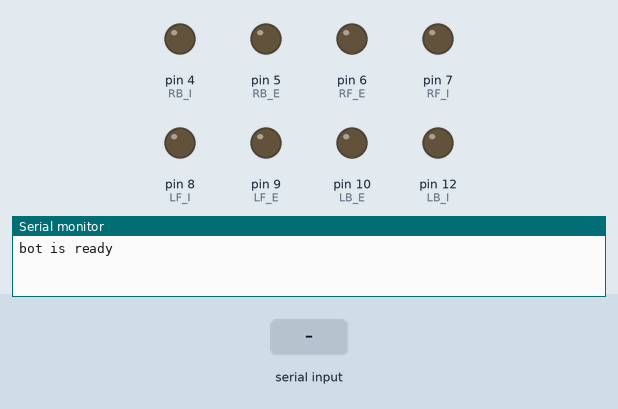
Simulated run of this sketch. Board: Arduino Uno, built with avr-gcc and run on an emulated ATmega328P. Shown: output pins drawn as LEDs (lit = HIGH), the last lines printed to the serial monitor. Inputs (shaded band) come from the test bench.

Above: at 1.2 s.
1.3 s: "w" received over the second serial link
At 2.5 s:
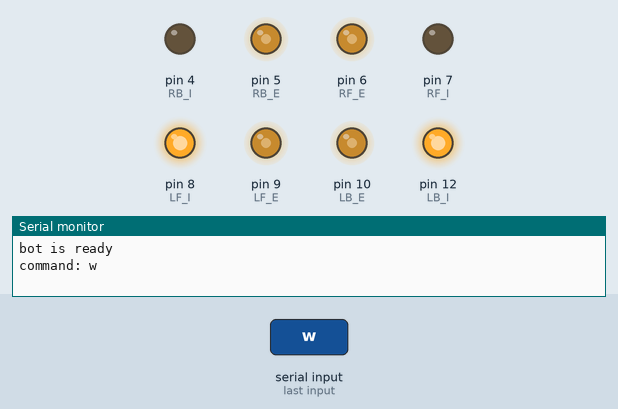
2.8 s: "s" received over the second serial link
At 3.9 s:
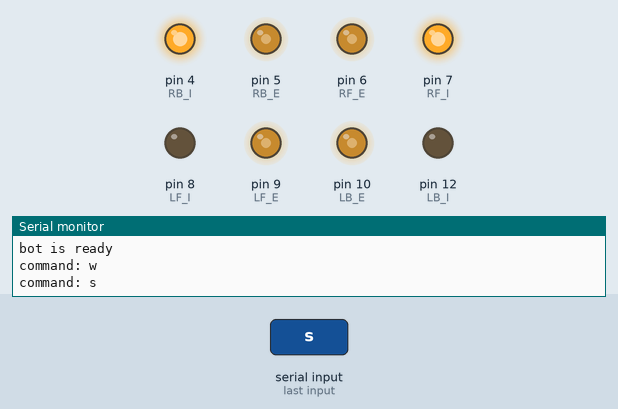
4.3 s: "a" received over the second serial link
At 5.0 s:
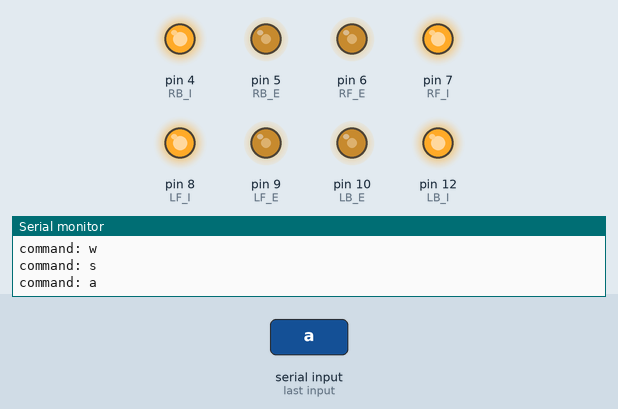
5.8 s: "d" received over the second serial link
At 6.2 s:
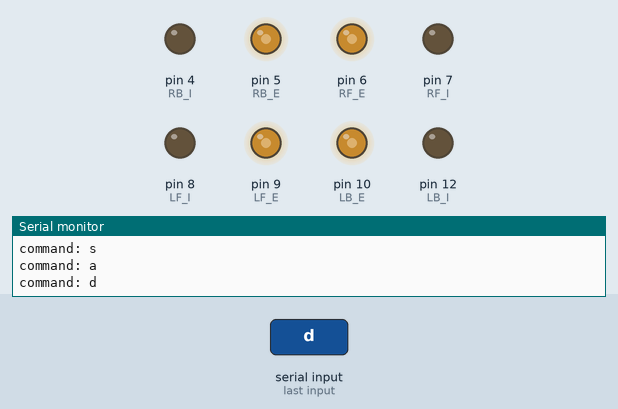
7.3 s: "q" received over the second serial link
At 8.5 s:
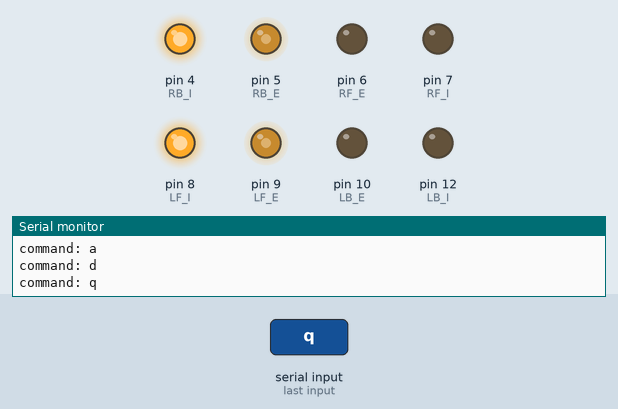
8.8 s: "z" received over the second serial link
At 9.6 s:
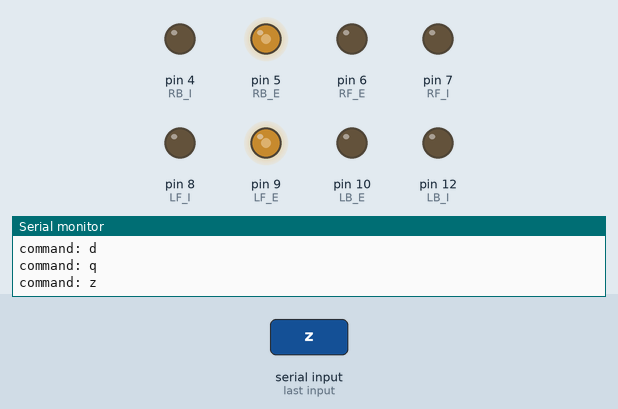
Timing chart, 0 to 11.3 s (numbered marks = the images above; inputs shaded):
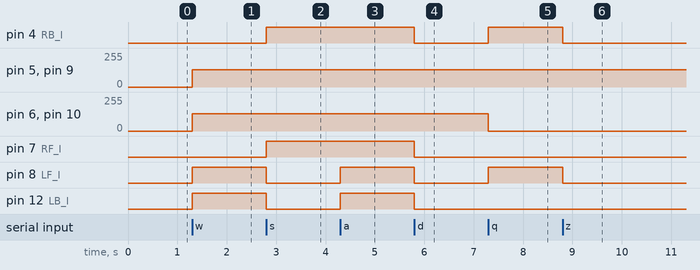

The sketch:

arduino-auto-walk-car.ino
```cpp
#include <SoftwareSerial.h> // 引用「軟體序列埠」程式庫

#define OTP OUTPUT
#define INP INPUT
#define H HIGH
#define L LOW

// L = 左, R = 右
// F = 前, B = 後
// H-F L-B
const int LB_I = 12; // 馬達 LB 的正反轉接腳
const int LB_E = 10; // 馬達 LB 的致能接腳

// H-B L-F
const int RB_E = 5; // 馬達 RB 的致能接腳
const int RB_I = 4; // 馬達 RB 的正反轉接腳

// H-F L-B
const int LF_I = 8; // 馬達 LF 的正反轉接腳
const int LF_E = 9; // 馬達 LF 的致能接腳

// H-B L-F
const int RF_E = 6; // 馬達 RF 的致能接腳
const int RF_I = 7; // 馬達 RF 的正反轉接腳

const int pin[] = {4, 5, 6, 7, 8, 9, 10, 12};

int speed = 130;

SoftwareSerial BT(3, 11); // 設定軟體序列埠(接收腳, 傳送腳)

void setup() {
  BT.begin(9600);
  Serial.begin(9600);
  for(int i=0;i<8;i++)  pinMode(pin[i], OTP);
  Serial.println("bot is ready");
}

void loop() {
  char command = '0';
  if(BT.available()){//如果藍牙有傳資料過來
    command = BT.read();    //把讀到的資料丟給i，這次是用char
    Serial.print("command: ");
    Serial.println(command);
  }

  switch(command){
    case 'm': // init
      speed = 100;
      break;

    case 'w': // 馬達轉向：前進
       forward();
       break;
    case 's': // 馬達轉向：後退
      backward();
      break;
    case 'a': // 馬達轉向：向左移動
      left();
      break;
    case 'd': // 馬達轉向：向左移動
      right();
      break;
    case 'n': // 馬達停止
      stop();
      break;

    case 'q':
      left_forward(); // 馬達轉向：向左前移動
      break;
    case 'z':
      left_backward(); // 馬達轉向：向左後移動
      break;
    case 'e':
      right_forward(); // 馬達轉向：向右前移動
      break;
    case 'c':
      right_backward(); // 馬達轉向：向右後移動
      break;

    case 'o': // 馬達轉向：左轉
      turn_left();
      break;
    case 'k': // 馬達轉向：右轉
      turn_right();
      break;

    case 'l': // 馬達加速
      speed = 255;
      break;
    case 'p': // 馬達減速
      speed = 130;
      break;
  }
}


/*=====基礎移動=====*/

void stop(){ // 馬達停止
  analogWrite(RF_E, 0);
  digitalWrite(RF_I, L);
  analogWrite(LF_E, 0);
  digitalWrite(LF_I, L);
  analogWrite(RB_E, 0);
  digitalWrite(RB_I, L);
  analogWrite(LB_E, 0);
  digitalWrite(LB_I, L);
}

void forward(){ // 馬達轉向：前進
  analogWrite(RF_E, speed);
  digitalWrite(RF_I, L);

  analogWrite(LF_E, speed);
  digitalWrite(LF_I, H);

  analogWrite(RB_E, speed);
  digitalWrite(RB_I, L);

  analogWrite(LB_E, speed);
  digitalWrite(LB_I, H);
}

void backward(){ // 馬達轉向：後退
  analogWrite(RF_E, speed);
  digitalWrite(RF_I, H);

  analogWrite(LF_E, speed);
  digitalWrite(LF_I, L);

  analogWrite(RB_E, speed);
  digitalWrite(RB_I, H);

  analogWrite(LB_E, speed);
  digitalWrite(LB_I, L);
}

void left(){ // 馬達轉向：向左移動
  analogWrite(RF_E, speed);
  digitalWrite(RF_I, H);

  analogWrite(LF_E, speed);
  digitalWrite(LF_I, H);

  analogWrite(RB_E, speed);
  digitalWrite(RB_I, H);

  analogWrite(LB_E, speed);
  digitalWrite(LB_I, H);
}

void right(){ // 馬達轉向：向右移動
  analogWrite(RF_E, speed);
  digitalWrite(RF_I, L);

  analogWrite(LF_E, speed);
  digitalWrite(LF_I, L);

  analogWrite(RB_E, speed);
  digitalWrite(RB_I, L);

  analogWrite(LB_E, speed);
  digitalWrite(LB_I, L);
}

/*=====斜向移動=====*/

void left_forward(){ // 馬達轉向：向左前移動
  analogWrite(RF_E, 0);
  digitalWrite(RF_I, L);

  analogWrite(LF_E, speed);
  digitalWrite(LF_I, H);

  analogWrite(RB_E, speed);
  digitalWrite(RB_I, H);

  analogWrite(LB_E, 0);
  digitalWrite(LB_I, L);
}

void left_backward(){ // 馬達轉向：向左後移動
  analogWrite(RF_E, 0);
  digitalWrite(RF_I, L);

  analogWrite(LF_E, speed);
  digitalWrite(LF_I, L);

  analogWrite(RB_E, speed);
  digitalWrite(RB_I, L);

  analogWrite(LB_E, 0);
  digitalWrite(LB_I, L);
}

void right_forward(){ // 馬達轉向：向右前移動
  analogWrite(RF_E, speed);
  digitalWrite(RF_I, L);
  analogWrite(LF_E, 0);
  digitalWrite(LF_I, L);

  analogWrite(RB_E, 0);
  digitalWrite(RB_I, L);
  analogWrite(LB_E, speed);
  digitalWrite(LB_I, L);
}

void right_backward(){ // 馬達轉向：向右後移動
  analogWrite(RF_E, speed);
  digitalWrite(RF_I, H);
  analogWrite(LF_E, 0);
  digitalWrite(LF_I, L);

  analogWrite(RB_E, 0);
  digitalWrite(RB_I, L);
  analogWrite(LB_E, speed);
  digitalWrite(LB_I, H);
}

/*=====轉向=====*/

void turn_right(){ // 馬達轉向：右轉
  analogWrite(RF_E, speed);
  digitalWrite(RF_I, L);

  analogWrite(LF_E, speed);
  digitalWrite(LF_I, L);

  analogWrite(RB_E, speed);
  digitalWrite(RB_I, H);

  analogWrite(LB_E, speed);
  digitalWrite(LB_I, H);
}

void turn_left(){ // 馬達轉向：左轉
  analogWrite(RF_E, speed);
  digitalWrite(RF_I, H);

  analogWrite(LF_E, speed);
  digitalWrite(LF_I, H);

  analogWrite(RB_E, speed);
  digitalWrite(RB_I, L);

  analogWrite(LB_E, speed);
  digitalWrite(LB_I, L);
}
```

Measured:
- after the input at 1.3 s, pin 5 (RB_E), pin 6 (RF_E), pin 9 (LF_E), pin 10 (LB_E): 0/255 → 130/255 at once; pin 8 (LF_I), pin 12 (LB_I): LOW → HIGH at once
- after the input at 2.8 s, pin 4 (RB_I), pin 7 (RF_I): LOW → HIGH at once; pin 8 (LF_I), pin 12 (LB_I): HIGH → LOW at once
- after the input at 4.3 s, pin 8 (LF_I), pin 12 (LB_I): LOW → HIGH at once
- after the input at 5.8 s, pin 4 (RB_I), pin 7 (RF_I), pin 8 (LF_I), pin 12 (LB_I): HIGH → LOW at once
- after the input at 7.3 s, pin 4 (RB_I), pin 8 (LF_I): LOW → HIGH at once; pin 6 (RF_E), pin 10 (LB_E): 130/255 → 0/255 at once
- after the input at 8.8 s, pin 4 (RB_I), pin 8 (LF_I): HIGH → LOW at once
